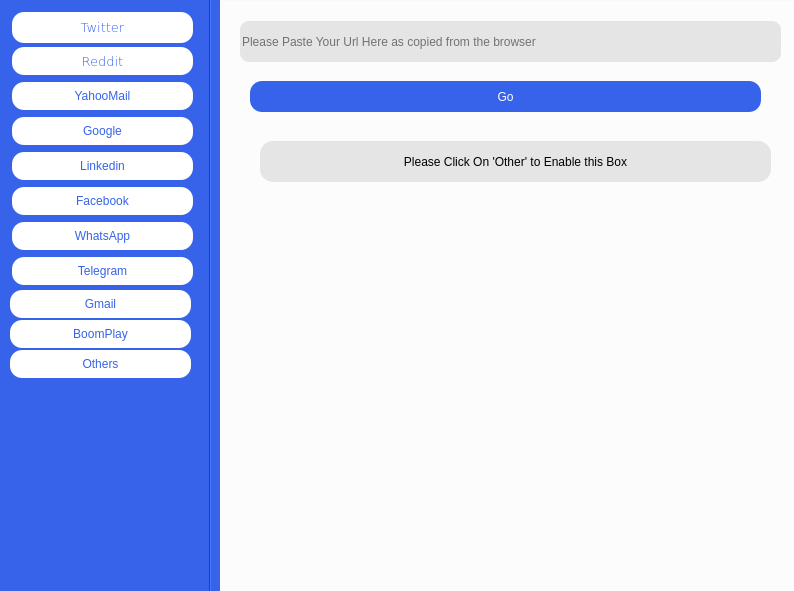
<?xml version="1.0" encoding="UTF-8"?>
<ui version="4.0">
 <class>MainWindow</class>
 <widget class="QMainWindow" name="MainWindow">
  <property name="geometry">
   <rect>
    <x>0</x>
    <y>0</y>
    <width>794</width>
    <height>591</height>
   </rect>
  </property>
  <property name="windowTitle">
   <string>MainWindow</string>
  </property>
  <property name="styleSheet">
   <string notr="true">background-color: rgb(252, 252, 252);
background-color: rgb(54, 99, 234);</string>
  </property>
  <widget class="QWidget" name="centralwidget">
   <widget class="QGroupBox" name="groupBox">
    <property name="geometry">
     <rect>
      <x>210</x>
      <y>-19</y>
      <width>601</width>
      <height>621</height>
     </rect>
    </property>
    <property name="styleSheet">
     <string notr="true">background-color: rgb(255, 255, 255);</string>
    </property>
    <property name="title">
     <string>Enter New Url</string>
    </property>
    <widget class="QLineEdit" name="lineEdit">
     <property name="geometry">
      <rect>
       <x>30</x>
       <y>40</y>
       <width>541</width>
       <height>41</height>
      </rect>
     </property>
     <property name="styleSheet">
      <string notr="true">font: 11pt &quot;Verdana&quot;;
background-color: rgb(229, 229, 229);
color: rgb(255, 255, 255);
border-radius: 9px;
color: rgb(0, 0, 0);

</string>
     </property>
     <property name="placeholderText">
      <string>Please Paste Your Url Here as copied from the browser</string>
     </property>
    </widget>
    <widget class="QPushButton" name="pushButton_10">
     <property name="geometry">
      <rect>
       <x>40</x>
       <y>100</y>
       <width>511</width>
       <height>31</height>
      </rect>
     </property>
     <property name="styleSheet">
      <string notr="true">background-color: rgb(54, 99, 234);
border-color: black;
font: 75 10pt &quot;Verdana&quot;;
color: rgb(255, 255, 255);
border-radius: 12px;


</string>
     </property>
     <property name="text">
      <string>Go</string>
     </property>
    </widget>
    <widget class="QLabel" name="label">
     <property name="geometry">
      <rect>
       <x>50</x>
       <y>160</y>
       <width>511</width>
       <height>41</height>
      </rect>
     </property>
     <property name="styleSheet">
      <string notr="true">font: 11pt &quot;Verdana&quot;;
background-color: rgb(229, 229, 229);
color: rgb(255, 255, 255);
border-radius: 13px;
color: rgb(0, 0, 0);

</string>
     </property>
     <property name="text">
      <string>Please Click On 'Other' to Enable this Box</string>
     </property>
     <property name="alignment">
      <set>Qt::AlignCenter</set>
     </property>
    </widget>
   </widget>
   <widget class="Line" name="line">
    <property name="geometry">
     <rect>
      <x>200</x>
      <y>-70</y>
      <width>20</width>
      <height>681</height>
     </rect>
    </property>
    <property name="styleSheet">
     <string notr="true">color: rgb(54, 99, 234);


</string>
    </property>
    <property name="orientation">
     <enum>Qt::Vertical</enum>
    </property>
   </widget>
   <widget class="QPushButton" name="pushButton_2">
    <property name="geometry">
     <rect>
      <x>12</x>
      <y>12</y>
      <width>181</width>
      <height>31</height>
     </rect>
    </property>
    <property name="font">
     <font>
      <family>Verdana</family>
      <pointsize>10</pointsize>
      <weight>9</weight>
      <italic>false</italic>
      <bold>false</bold>
     </font>
    </property>
    <property name="styleSheet">
     <string notr="true">background-color: rgb(54, 99, 234);
color: rgb(54, 99, 234);
background-color: rgb(255, 255, 255);
font: 75 10pt &quot;Verdana&quot;;
border-radius: 12px;

</string>
    </property>
    <property name="text">
     <string>Twitter</string>
    </property>
    <property name="icon">
     <iconset resource="icons.qrc">
      <normaloff>:/icons/twitter.png</normaloff>:/icons/twitter.png</iconset>
    </property>
    <property name="iconSize">
     <size>
      <width>32</width>
      <height>32</height>
     </size>
    </property>
   </widget>
   <widget class="QPushButton" name="pushButton_6">
    <property name="geometry">
     <rect>
      <x>12</x>
      <y>47</y>
      <width>181</width>
      <height>28</height>
     </rect>
    </property>
    <property name="font">
     <font>
      <family>Verdana</family>
      <pointsize>10</pointsize>
      <weight>9</weight>
      <italic>false</italic>
      <bold>false</bold>
     </font>
    </property>
    <property name="styleSheet">
     <string notr="true">background-color: rgb(54, 99, 234);
color: rgb(54, 99, 234);
background-color: rgb(255, 255, 255);
font: 75 10pt &quot;Verdana&quot;;
border-radius: 12px;

</string>
    </property>
    <property name="text">
     <string>Reddit</string>
    </property>
    <property name="icon">
     <iconset resource="icons.qrc">
      <normaloff>:/icons/reddit.png</normaloff>:/icons/reddit.png</iconset>
    </property>
    <property name="iconSize">
     <size>
      <width>32</width>
      <height>32</height>
     </size>
    </property>
   </widget>
   <widget class="QPushButton" name="pushButton_4">
    <property name="geometry">
     <rect>
      <x>12</x>
      <y>82</y>
      <width>181</width>
      <height>28</height>
     </rect>
    </property>
    <property name="whatsThis">
     <string/>
    </property>
    <property name="styleSheet">
     <string notr="true">background-color: rgb(54, 99, 234);
color: rgb(54, 99, 234);
background-color: rgb(255, 255, 255);
font: 75 10pt &quot;Verdana&quot;;
border-radius: 12px;

</string>
    </property>
    <property name="text">
     <string>YahooMail</string>
    </property>
    <property name="icon">
     <iconset resource="icons.qrc">
      <normaloff>:/icons/yahoomail.png</normaloff>:/icons/yahoomail.png</iconset>
    </property>
    <property name="iconSize">
     <size>
      <width>32</width>
      <height>32</height>
     </size>
    </property>
   </widget>
   <widget class="QPushButton" name="pushButton_11">
    <property name="geometry">
     <rect>
      <x>12</x>
      <y>117</y>
      <width>181</width>
      <height>28</height>
     </rect>
    </property>
    <property name="styleSheet">
     <string notr="true">background-color: rgb(54, 99, 234);
color: rgb(54, 99, 234);
background-color: rgb(255, 255, 255);
font: 75 10pt &quot;Verdana&quot;;
border-radius: 12px;
</string>
    </property>
    <property name="text">
     <string>Google</string>
    </property>
    <property name="icon">
     <iconset resource="icons.qrc">
      <normaloff>:/icons/google.png</normaloff>:/icons/google.png</iconset>
    </property>
    <property name="iconSize">
     <size>
      <width>32</width>
      <height>32</height>
     </size>
    </property>
   </widget>
   <widget class="QPushButton" name="pushButton_3">
    <property name="geometry">
     <rect>
      <x>12</x>
      <y>152</y>
      <width>181</width>
      <height>28</height>
     </rect>
    </property>
    <property name="styleSheet">
     <string notr="true">background-color: rgb(54, 99, 234);
color: rgb(54, 99, 234);
background-color: rgb(255, 255, 255);
font: 75 10pt &quot;Verdana&quot;;
border-radius: 12px;

</string>
    </property>
    <property name="text">
     <string>Linkedin</string>
    </property>
    <property name="icon">
     <iconset resource="icons.qrc">
      <normaloff>:/icons/Linkedin.png</normaloff>:/icons/Linkedin.png</iconset>
    </property>
    <property name="iconSize">
     <size>
      <width>32</width>
      <height>32</height>
     </size>
    </property>
   </widget>
   <widget class="QPushButton" name="pushButton">
    <property name="geometry">
     <rect>
      <x>12</x>
      <y>187</y>
      <width>181</width>
      <height>28</height>
     </rect>
    </property>
    <property name="styleSheet">
     <string notr="true">background-color: rgb(54, 99, 234);
color: rgb(54, 99, 234);
background-color: rgb(255, 255, 255);
font: 75 10pt &quot;Verdana&quot;;
border-radius: 12px;

</string>
    </property>
    <property name="text">
     <string>Facebook</string>
    </property>
    <property name="icon">
     <iconset resource="icons.qrc">
      <normaloff>:/icons/facebook.png</normaloff>:/icons/facebook.png</iconset>
    </property>
    <property name="iconSize">
     <size>
      <width>32</width>
      <height>32</height>
     </size>
    </property>
   </widget>
   <widget class="QPushButton" name="pushButton_7">
    <property name="geometry">
     <rect>
      <x>12</x>
      <y>222</y>
      <width>181</width>
      <height>28</height>
     </rect>
    </property>
    <property name="styleSheet">
     <string notr="true">background-color: rgb(54, 99, 234);
color: rgb(54, 99, 234);
background-color: rgb(255, 255, 255);
font: 75 10pt &quot;Verdana&quot;;
border-radius: 12px;

</string>
    </property>
    <property name="text">
     <string>WhatsApp</string>
    </property>
    <property name="icon">
     <iconset resource="icons.qrc">
      <normaloff>:/icons/whatsapp.png</normaloff>:/icons/whatsapp.png</iconset>
    </property>
    <property name="iconSize">
     <size>
      <width>32</width>
      <height>32</height>
     </size>
    </property>
   </widget>
   <widget class="QPushButton" name="pushButton_8">
    <property name="geometry">
     <rect>
      <x>12</x>
      <y>257</y>
      <width>181</width>
      <height>28</height>
     </rect>
    </property>
    <property name="styleSheet">
     <string notr="true">background-color: rgb(54, 99, 234);
color: rgb(54, 99, 234);
background-color: rgb(255, 255, 255);
font: 75 10pt &quot;Verdana&quot;;
border-radius: 12px;

</string>
    </property>
    <property name="text">
     <string>Telegram</string>
    </property>
    <property name="icon">
     <iconset resource="icons.qrc">
      <normaloff>:/icons/telegram.png</normaloff>:/icons/telegram.png</iconset>
    </property>
    <property name="iconSize">
     <size>
      <width>32</width>
      <height>32</height>
     </size>
    </property>
   </widget>
   <widget class="QPushButton" name="pushButton_9">
    <property name="geometry">
     <rect>
      <x>10</x>
      <y>350</y>
      <width>181</width>
      <height>28</height>
     </rect>
    </property>
    <property name="styleSheet">
     <string notr="true">background-color: rgb(54, 99, 234);
color: rgb(54, 99, 234);
background-color: rgb(255, 255, 255);
font: 75 10pt &quot;Verdana&quot;;
border-radius: 12px;

</string>
    </property>
    <property name="text">
     <string>Others</string>
    </property>
    <property name="icon">
     <iconset resource="icons.qrc">
      <normaloff>:/icons/others.png</normaloff>:/icons/others.png</iconset>
    </property>
    <property name="iconSize">
     <size>
      <width>32</width>
      <height>32</height>
     </size>
    </property>
   </widget>
   <widget class="QPushButton" name="pushButton_5">
    <property name="geometry">
     <rect>
      <x>10</x>
      <y>290</y>
      <width>181</width>
      <height>28</height>
     </rect>
    </property>
    <property name="styleSheet">
     <string notr="true">background-color: rgb(54, 99, 234);
color: rgb(54, 99, 234);
background-color: rgb(255, 255, 255);
font: 75 10pt &quot;Verdana&quot;;
border-radius: 12px;

</string>
    </property>
    <property name="text">
     <string>Gmail</string>
    </property>
    <property name="icon">
     <iconset resource="icons.qrc">
      <normaloff>:/icons/gmail.png</normaloff>:/icons/gmail.png</iconset>
    </property>
    <property name="iconSize">
     <size>
      <width>32</width>
      <height>32</height>
     </size>
    </property>
   </widget>
   <widget class="QPushButton" name="pushButton_12">
    <property name="geometry">
     <rect>
      <x>10</x>
      <y>320</y>
      <width>181</width>
      <height>28</height>
     </rect>
    </property>
    <property name="styleSheet">
     <string notr="true">background-color: rgb(54, 99, 234);
color: rgb(54, 99, 234);
background-color: rgb(255, 255, 255);
font: 75 10pt &quot;Verdana&quot;;
border-radius: 12px;

</string>
    </property>
    <property name="text">
     <string>BoomPlay</string>
    </property>
    <property name="icon">
     <iconset resource="icons.qrc">
      <normaloff>:/icons/boomplayer.png</normaloff>:/icons/boomplayer.png</iconset>
    </property>
    <property name="iconSize">
     <size>
      <width>32</width>
      <height>32</height>
     </size>
    </property>
   </widget>
  </widget>
  <widget class="QMenuBar" name="menubar">
   <property name="geometry">
    <rect>
     <x>0</x>
     <y>0</y>
     <width>794</width>
     <height>26</height>
    </rect>
   </property>
  </widget>
 </widget>
 <resources>
  <include location="icons.qrc"/>
 </resources>
 <connections/>
</ui>
